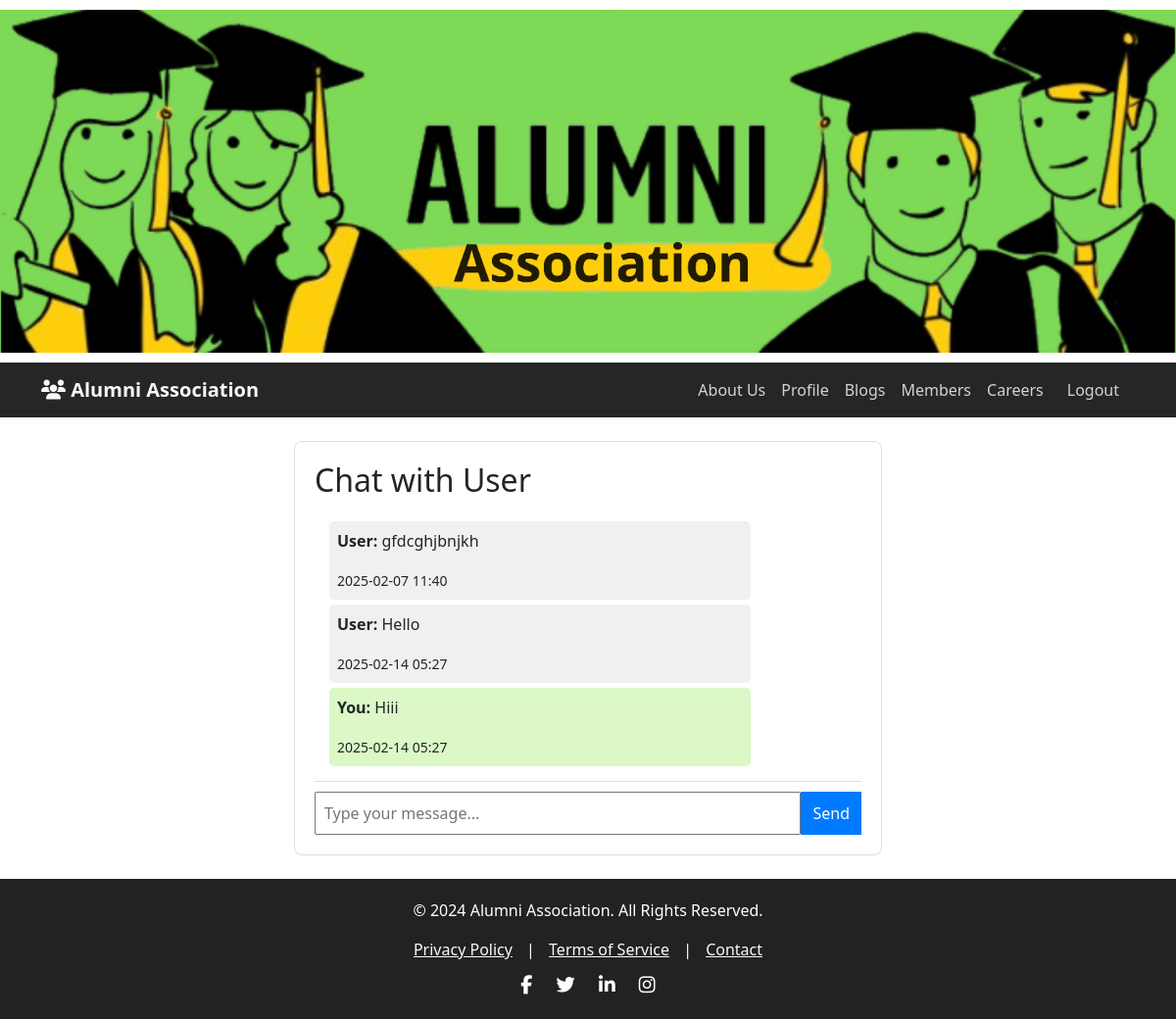
The page /chat/3 (signed in) on the database its author committed.
### website/models.py (models this page shows, shortened)
class Member(db.Model):
    id = db.Column(db.Integer, primary_key=True)
    name = db.Column(db.String(150), nullable=True,default="User")
    batch = db.Column(db.String(50), nullable=True)
    specialization = db.Column(db.String(100), nullable=True)
    department = db.Column(db.String(100), nullable=True)
    profile_pic = db.Column(db.String(255), default='default.jpg')
    contact = db.Column(db.String(20), nullable=True)
    email = db.Column(db.String(150), unique=True, nullable=False)
    achievements = db.Column(db.Text, nullable=True,default="NONE")
    experiences = db.Column(db.Text, nullable=True,default="NONE")
    hobbies = db.Column(db.Text, nullable=True,default="NONE")
    reviews = db.relationship('Reviews', backref='member', lazy=True, cascade="all, delete")
    projects = db.relationship('Project', backref='member', lazy=True)
    events = db.relationship('Events', backref='member', lazy=True)
    Profile_pic = db.relationship('img',backref='member',lazy=True)
    sent_messages = db.relationship('ChatMessage', foreign_keys='ChatMessage.sender_id', backref='message_sender', lazy=True, cascade="all, delete")
    received_messages = db.relationship('ChatMessage', foreign_keys='ChatMessage.receiver_id', backref='message_receiver', lazy=True, cascade="all, delete")
    friends = db.relationship(
        'Member',
        secondary=friends_association,
        primaryjoin=(friends_association.c.member_id == id),
        secondaryjoin=(friends_association.c.friend_id == id),
        backref='friend_of',
        lazy='dynamic'
    )

class ChatMessage(db.Model):
    __tablename__ = 'chat_message'
    id = db.Column(db.Integer, primary_key=True)
    sender_id = db.Column(db.Integer, db.ForeignKey('member.id'), nullable=False)
    receiver_id = db.Column(db.Integer, db.ForeignKey('member.id'), nullable=False)
    message = db.Column(db.Text, nullable=False)
    timestamp = db.Column(db.DateTime, default=datetime.utcnow)
    sender = db.relationship('Member', foreign_keys=[sender_id], backref="messages_sent", overlaps="messages_sent,message_sender,sent_messages")
    receiver = db.relationship('Member', foreign_keys=[receiver_id], backref="messages_received", overlaps="messages_received,message_receiver,received_messages")

### website/features.py (the view, shortened to what this page needs)
@features.route('/chat/<int:member_id>', methods=['GET', 'POST'])
@login_required
def chat(member_id):
    member = Member.query.get_or_404(member_id)
    messages = ChatMessage.query.filter(
    ((ChatMessage.sender_id == current_user.member.id) & (ChatMessage.receiver_id == member_id)) |
    ((ChatMessage.sender_id == member_id) & (ChatMessage.receiver_id == current_user.member.id))
    ).order_by(ChatMessage.timestamp.asc()).all()
    return render_template('chat.html', user=current_user, member=member, messages=messages)

### website/templates/chat.html (shortened to what this page needs)
{% extends "layout.html" %}
{% block body %}
<link rel="stylesheet" href="{{ url_for('static', filename='chat.css') }}" />
<div class="chat-container">
    <h2>Chat with {{ member.name }}</h2>
    <div class="chat-box" id="chat-box">
        {% for message in messages %}
        <div class="message {% if message.sender_id == user.member.id %}sent{% else %}received{% endif %}">
            <p><strong>{% if message.sender_id == user.member.id %}You{% else %}{{ member.name }}{% endif %}:</strong>
                {{ message.message }}</p>
            <small>{{ message.timestamp.strftime('%Y-%m-%d %H:%M') }}</small>
        </div>
        {% endfor %}
    </div>
    <form id="chat-form">
        <input type="text" id="message" name="message" placeholder="Type your message..." required>
        <button type="submit">Send</button>
    </form>
</div>
{% endblock %}

### website/static/top.css (style rules this page uses)
body { font-family: "Arial", sans-serif; background-color: #f8f9fa; }

### website/static/chat.css (style rules this page uses)
.chat-container { max-width: 600px; margin: auto; padding: 20px; border: 1px solid #ddd; border-radius: 8px; background-color: #fff; }
.chat-box { max-height: 400px; overflow-y: auto; padding: 10px; border-bottom: 1px solid #ddd; }
.message { padding: 8px; margin: 5px; border-radius: 5px; max-width: 80%; }
.sent { background-color: #dcf8c6; align-self: flex-end; }
.received { background-color: #f1f0f0; align-self: flex-start; }
#chat-form { display: flex; margin-top: 10px; }
#message { flex-grow: 1; padding: 8px; }
button { background-color: #007bff; color: white; border: none; padding: 8px 12px; cursor: pointer; }

### rows shown on the page
Member: name "User"
ChatMessage: message "gfdcghjbnjkh", timestamp "2025-02-07 11:40"
ChatMessage: message "Hello", timestamp "2025-02-14 05:27"
ChatMessage: shows "You", message "Hiii", timestamp "2025-02-14 05:27"
